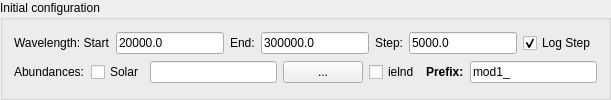
     <widget class="QGroupBox" name="groupInitialConfig">
      <property name="sizePolicy">
       <sizepolicy hsizetype="Expanding" vsizetype="Fixed">
        <horstretch>0</horstretch>
        <verstretch>0</verstretch>
       </sizepolicy>
      </property>
      <property name="minimumSize">
       <size>
        <width>0</width>
        <height>100</height>
       </size>
      </property>
      <property name="mouseTracking">
       <bool>true</bool>
      </property>
      <property name="whatsThis">
       <string/>
      </property>
      <property name="title">
       <string>Initial configuration</string>
      </property>
      <property name="flat">
       <bool>false</bool>
      </property>
      <property name="checkable">
       <bool>false</bool>
      </property>
      <layout class="QVBoxLayout" name="verticalLayout_4">
       <item>
        <layout class="QHBoxLayout" name="horizontalLayoutInitConfig1">
         <item>
          <widget class="QLabel" name="labelStart">
           <property name="mouseTracking">
            <bool>true</bool>
           </property>
           <property name="toolTip">
            <string notr="true" extracomment="alam1">&lt;html&gt;&lt;head/&gt;&lt;body&gt;&lt;p&gt;alam1&lt;/p&gt;&lt;/body&gt;&lt;/html&gt;</string>
           </property>
           <property name="toolTipDuration">
            <number>-1</number>
           </property>
           <property name="accessibleDescription">
            <string/>
           </property>
           <property name="text">
            <string>Wavelength: Start</string>
           </property>
          </widget>
         </item>
         <item>
          <widget class="QLineEdit" name="textalam1">
           <property name="enabled">
            <bool>true</bool>
           </property>
           <property name="accessibleName">
            <string/>
           </property>
           <property name="text">
            <string>20000.0</string>
           </property>
           <property name="frame">
            <bool>true</bool>
           </property>
           <property name="echoMode">
            <enum>QLineEdit::Normal</enum>
           </property>
           <property name="readOnly">
            <bool>false</bool>
           </property>
           <property name="placeholderText">
            <string>Min</string>
           </property>
           <property name="clearButtonEnabled">
            <bool>false</bool>
           </property>
          </widget>
         </item>
         <item>
          <widget class="QLabel" name="labelEnd">
           <property name="toolTip">
            <string extracomment="alamn">&lt;html&gt;&lt;head/&gt;&lt;body&gt;&lt;p&gt;alamn&lt;/p&gt;&lt;/body&gt;&lt;/html&gt;</string>
           </property>
           <property name="text">
            <string>End:</string>
           </property>
          </widget>
         </item>
         <item>
          <widget class="QLineEdit" name="textalamn">
           <property name="text">
            <string>300000.0</string>
           </property>
           <property name="placeholderText">
            <string>Max</string>
           </property>
          </widget>
         </item>
         <item>
          <widget class="QLabel" name="labelStep">
           <property name="toolTip">
            <string extracomment="alams">&lt;html&gt;&lt;head/&gt;&lt;body&gt;&lt;p&gt;alams&lt;/p&gt;&lt;/body&gt;&lt;/html&gt;</string>
           </property>
           <property name="text">
            <string>Step:</string>
           </property>
          </widget>
         </item>
         <item>
          <widget class="QLineEdit" name="textalams">
           <property name="text">
            <string>5000.0</string>
           </property>
           <property name="placeholderText">
            <string>Step</string>
           </property>
          </widget>
         </item>
         <item>
          <widget class="QCheckBox" name="checkloglam">
           <property name="toolTip">
            <string extracomment="logalam">&lt;html&gt;&lt;head/&gt;&lt;body&gt;&lt;p&gt;loglam&lt;/p&gt;&lt;/body&gt;&lt;/html&gt;</string>
           </property>
           <property name="text">
            <string>Log Step</string>
           </property>
           <property name="checked">
            <bool>true</bool>
           </property>
          </widget>
         </item>
        </layout>
       </item>
       <item>
        <layout class="QHBoxLayout" name="horizontalLayoutInitConfig2">
         <item>
          <widget class="QLabel" name="labelAbundances">
           <property name="text">
            <string>Abundances:</string>
           </property>
          </widget>
         </item>
         <item>
          <widget class="QCheckBox" name="checkAbundSolar">
           <property name="toolTip">
            <string>&lt;html&gt;&lt;head/&gt;&lt;body&gt;&lt;p&gt;ichemc&lt;/p&gt;&lt;/body&gt;&lt;/html&gt;</string>
           </property>
           <property name="text">
            <string>Solar</string>
           </property>
           <property name="checked">
            <bool>false</bool>
           </property>
          </widget>
         </item>
         <item>
          <widget class="QLineEdit" name="textAbundances">
           <property name="enabled">
            <bool>true</bool>
           </property>
          </widget>
         </item>
         <item>
          <widget class="QPushButton" name="buttonAbundances">
           <property name="enabled">
            <bool>true</bool>
           </property>
           <property name="text">
            <string>...</string>
           </property>
          </widget>
         </item>
         <item>
          <widget class="QCheckBox" name="checkielnd">
           <property name="enabled">
            <bool>true</bool>
           </property>
           <property name="text">
            <string>ielnd</string>
           </property>
          </widget>
         </item>
         <item>
          <widget class="QLabel" name="labelPrefix">
           <property name="toolTip">
            <string>Prefix appended to the model outputs.</string>
           </property>
           <property name="text">
            <string>&lt;html&gt;&lt;head/&gt;&lt;body&gt;&lt;p&gt;&lt;span style=&quot; font-weight:600;&quot;&gt;Prefix:&lt;/span&gt;&lt;/p&gt;&lt;/body&gt;&lt;/html&gt;</string>
           </property>
          </widget>
         </item>
         <item>
          <widget class="QLineEdit" name="textPrefix">
           <property name="toolTip">
            <string/>
           </property>
           <property name="toolTipDuration">
            <number>-1</number>
           </property>
           <property name="text">
            <string>mod1_</string>
           </property>
          </widget>
         </item>
        </layout>
       </item>
      </layout>
     </widget>
